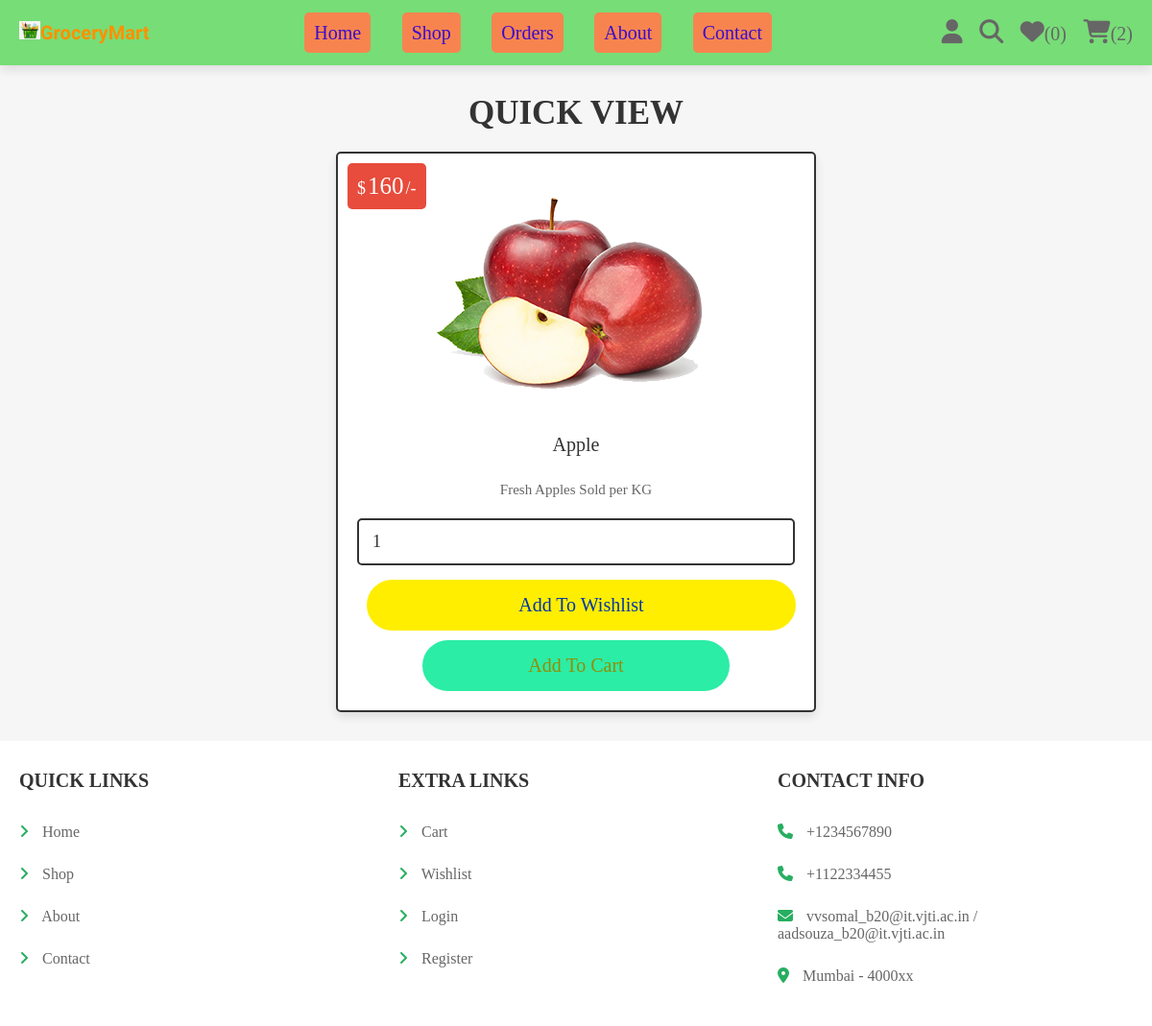
The page /view_page.php?pid=24 (signed in) on the database its author committed.
### tables this page shows
CREATE TABLE `products` (
  `id` int(100) NOT NULL,
  `name` varchar(100) NOT NULL,
  `category` varchar(20) NOT NULL,
  `details` varchar(500) NOT NULL,
  `price` int(100) NOT NULL,
  `image` varchar(100) NOT NULL
);

### view_page.php (the view, shortened to what this page needs)
<?php
@include 'config.php';
?>
<!DOCTYPE html>
<html lang="en">
<head>
   <link rel="stylesheet" href="https://cdnjs.cloudflare.com/ajax/libs/font-awesome/6.1.1/css/all.min.css">
   <link rel="stylesheet" href="css/style.css">
</head>
<body>
<?php include 'header.php'; ?>
<section class="quick-view">
   <h1 class="title">quick view</h1>
   <?php
      $pid = $_GET['pid'];
      $select_products = $conn->prepare("SELECT * FROM `products` WHERE id = ?");
      $select_products->execute([$pid]);
      if($select_products->rowCount() > 0){
         while($fetch_products = $select_products->fetch(PDO::FETCH_ASSOC)){
   ?>
   <form action="" class="box" method="POST">
      <div class="price">$<span><?= $fetch_products['price']; ?></span>/-</div>
      <img src="uploaded_img/<?= $fetch_products['image']; ?>" alt="">
      <div class="name"><?= $fetch_products['name']; ?></div>
      <div class="details"><?= $fetch_products['details']; ?></div>
      <input type="number" min="1" value="1" name="p_qty" class="qty">
      <input type="submit" value="add to wishlist" class="option-btn" name="add_to_wishlist">
      <input type="submit" value="add to cart" class="btn" name="add_to_cart">
   </form>
   <?php
         }
      }else{
         echo '<p class="empty">no products added yet!</p>';
      }
   ?>
</section>
<?php include 'footer.php'; ?>
</body>
</html>

### css/style.css (style rules this page uses)
.quick-view .box { max-width: 50rem; padding:2rem; text-align: center; border:var(--border); background-color: var(--white); box-shadow: var(--box-shadow); border-radius: .5rem; position: relative; margin:0 auto; }
.quick-view .box img { height: 25rem; margin-bottom: 1rem; }
.quick-view .box .price { position: absolute; top:1rem; left:1rem; padding:1rem; border-radius: .5rem; background-color: var(--red); font-size: 1.8rem; color:var(--white); }
.quick-view .box .price span { font-size: 2.5rem; color:var(--white); margin:0 .2rem; }
.quick-view .box .qty { margin:.5rem 0; border-radius: .5rem; padding:1.2rem 1.4rem; font-size: 1.8rem; color:var(--black); border:var(--border); width: 100%; }
.quick-view .box .name { font-size: 2rem; color:var(--black); padding:1rem 0; }
.quick-view .box .details { padding:1rem 0; line-height: 2; font-size: 1.5rem; color:var(--light-color); }

### css/components.css (style rules this page uses)
:root { --green:#27ae60; --orange:#f39c12; --red:#e74c3c; --black:#333; --light-color:#666; --white:#fff; --light-bg:#f6f6f6; --border:.2rem solid var(--black); --box-shadow:0 .5rem 1rem rgba(0,0,0,.1); }
* { font-family:Georgia, 'Times New Roman', Times, serif; margin:0; padding:0; box-sizing: border-box; outline: none; border:none; text-decoration: none; color:var(--black); }
body { background-color: var(--light-bg); }
html { font-size: 62.5%; overflow-x: hidden; scroll-behavior: smooth; scroll-padding-top: 6.5rem; }
section { padding:3rem 2rem; max-width: 1200px; margin:0 auto; }
.btn, .delete-btn, .option-btn { display: block; width: 98%; margin:1rem; border-radius:3rem; color:rgb(2, 55, 170); font-size: 2rem; padding:1.5rem; text-transform: capitalize; cursor: pointer; text-align: center; }
.btn { display: block; width: 70%; padding: 15px 20px; margin:auto; margin-top:10px; text-align: center; border: none; background: #2beda6; outline: none; border-radius: 30px; font-size: 2rem; color: rgb(149, 141, 0); cursor: pointer; transition: .3s; }
.option-btn { background-color: rgb(255, 238, 0); }
.title { text-align: center; margin-bottom: 2rem; text-transform: uppercase; color:var(--black); font-size: 3.5rem; }

### rows shown on the page
products: price "160", image (picture), name "Apple", details "Fresh Apples Sold per KG"

### other values the page prints
$count_wishlist_items->rowCount() "0"
$count_cart_items->rowCount() "2"
